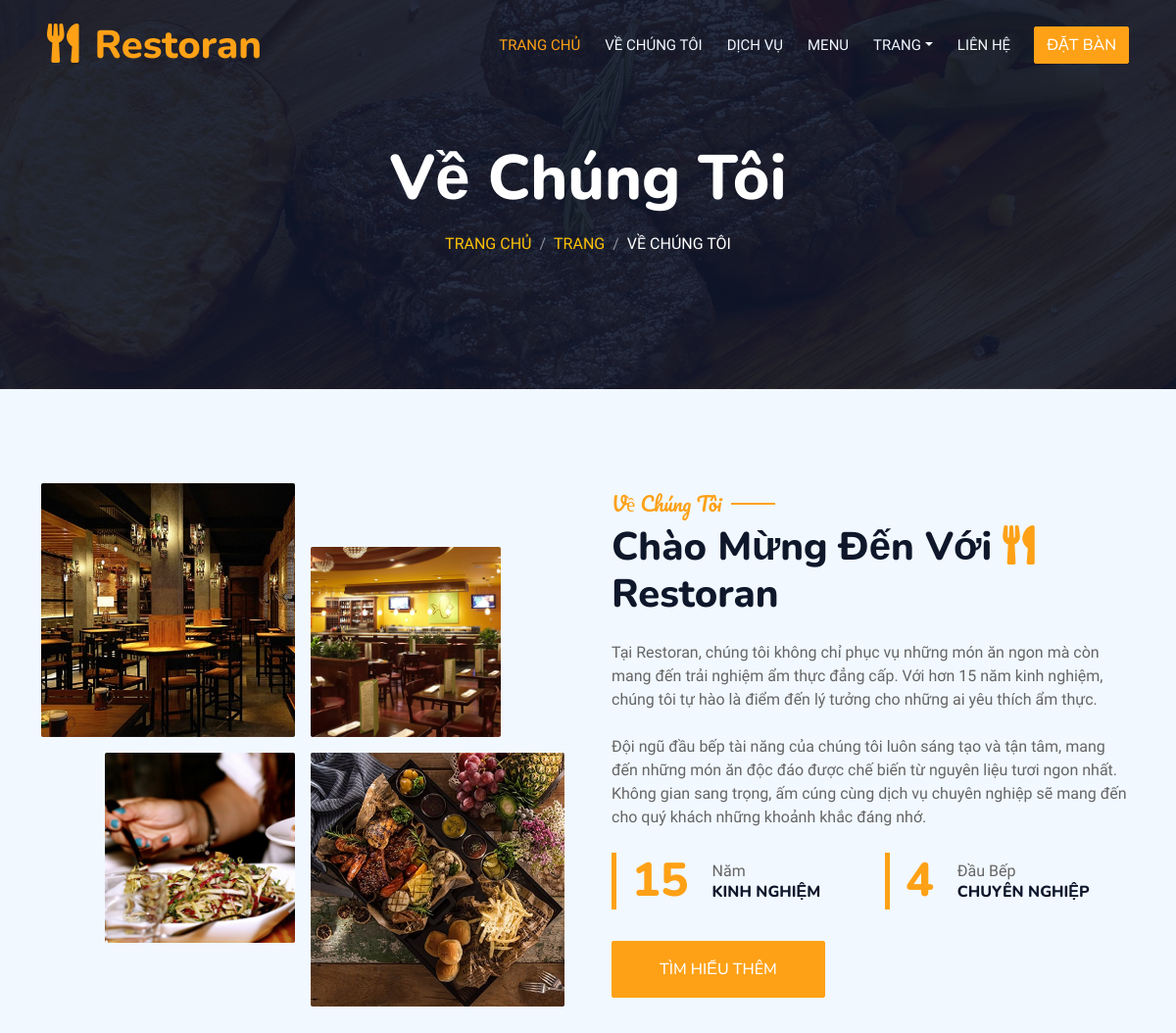
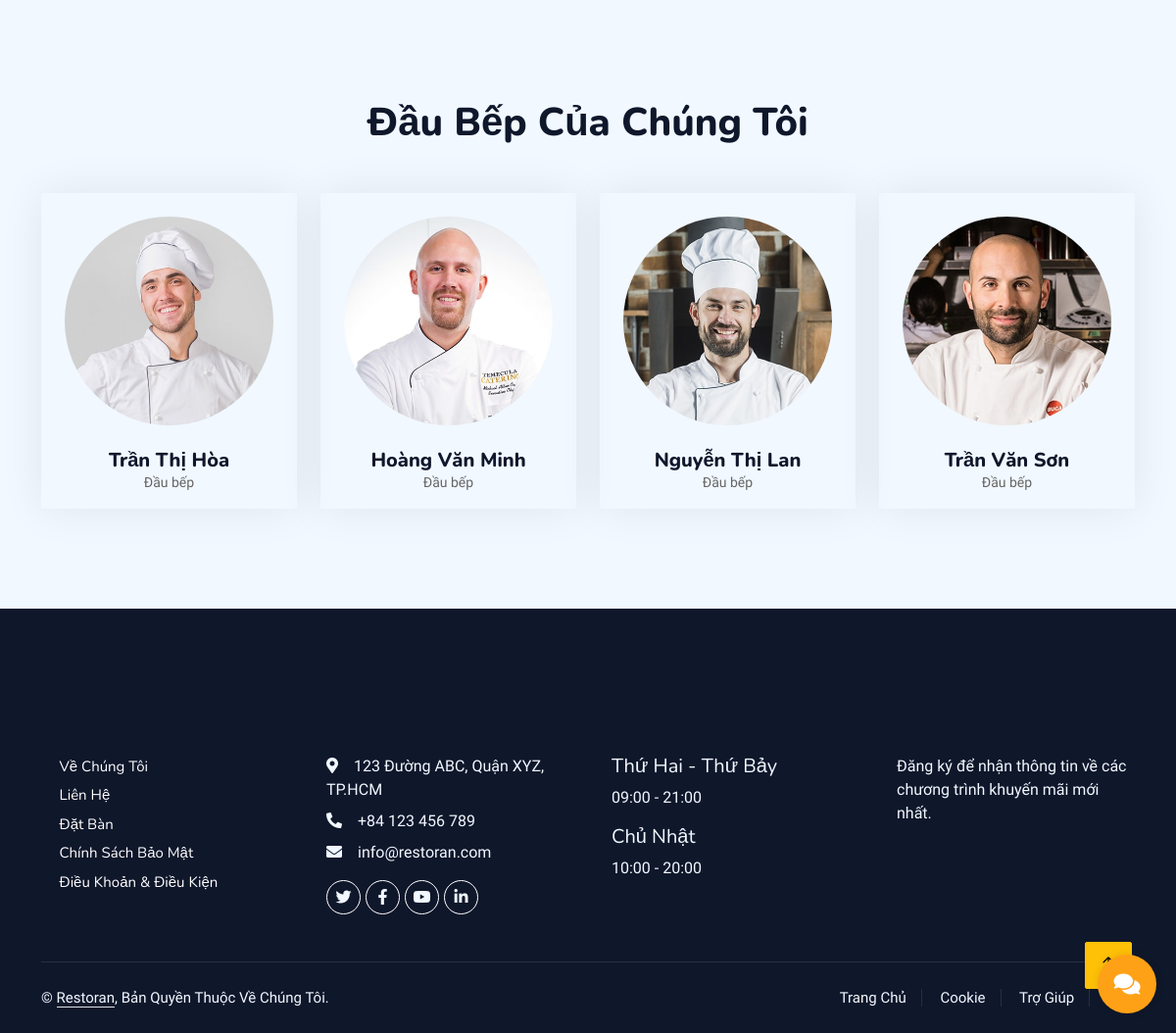
The app's page /index.php?page=about with its own data (2 pictures, top to bottom).
### tables this page shows
CREATE TABLE `nhanvien` (
  `idnv` int(11) NOT NULL,
  `HinhAnh` varchar(100) NOT NULL,
  `HoTen` varchar(100) DEFAULT NULL,
  `GioiTinh` varchar(100) NOT NULL,
  `ChucVu` varchar(50) DEFAULT NULL,
  `SoDienThoai` varchar(20) DEFAULT NULL,
  `Email` varchar(100) DEFAULT NULL,
  `password` varchar(100) NOT NULL,
  `DiaChi` varchar(100) DEFAULT NULL,
  `Luong` decimal(10,2) DEFAULT NULL,
  `idvaitro` int(11) NOT NULL
);

### page/about.php (the view, shortened to what this page needs)
<?php
$conn = mysqli_connect("localhost", "hceeab2b55_chung9atm", "Chung2002!", "hceeab2b55_restaurant");
if ($conn) {
    mysqli_set_charset($conn, "utf8");
}
?>
<!DOCTYPE html>
<html lang="vi">
<head>
</head>
<body>
    <div class="container-xxl bg-white p-0">
            <div class="container-xxl py-5 bg-dark hero-header mb-5">
                <div class="container text-center my-5 pt-5 pb-4">
                    <h1 class="display-3 text-white mb-3 animated slideInDown">Về Chúng Tôi</h1>
                    <nav aria-label="breadcrumb">
                        <ol class="breadcrumb justify-content-center text-uppercase">
                            <li class="breadcrumb-item"><a href="index.php?page=trangchu" class="text-warning">Trang Chủ</a></li>
                            <li class="breadcrumb-item"><a href="#" class="text-warning">Trang</a></li>
                            <li class="breadcrumb-item text-white active" aria-current="page">Về Chúng Tôi</li>
                        </ol>
                    </nav>
                </div>
            </div>
        </div>
        <div class="container-xxl py-5">
            <div class="container">
                <div class="row g-5 align-items-center">
                    <div class="col-lg-6">
                        <div class="row g-3">
                            <div class="col-6 text-start">
                                <img class="img-fluid rounded w-100 wow zoomIn" data-wow-delay="0.1s" src="img/about-1.jpg" alt="Nhà hàng">
                            </div>
                            <div class="col-6 text-start">
                                <img class="img-fluid rounded w-75 wow zoomIn" data-wow-delay="0.3s" src="img/about-2.jpg" style="margin-top: 25%;" alt="Món ăn">
                            </div>
                            <div class="col-6 text-end">
                                <img class="img-fluid rounded w-75 wow zoomIn" data-wow-delay="0.5s" src="img/about-3.jpg" alt="Đầu bếp">
                            </div>
                            <div class="col-6 text-end">
                                <img class="img-fluid rounded w-100 wow zoomIn" data-wow-delay="0.7s" src="img/about-4.jpg" alt="Không gian">
                            </div>
                        </div>
                    </div>
                    <div class="col-lg-6">
                        <h5 class="section-title ff-secondary text-start text-primary fw-normal">Về Chúng Tôi</h5>
                        <h1 class="mb-4">Chào Mừng Đến Với <i class="fa fa-utensils text-primary me-2"></i>Restoran</h1>
                        <p class="mb-4">Tại Restoran, chúng tôi không chỉ phục vụ những món ăn ngon mà còn mang đến trải nghiệm ẩm thực đẳng cấp. Với hơn 15 năm kinh nghiệm, chúng tôi tự hào là điểm đến lý tưởng cho những ai yêu thích ẩm thực.</p>
                        <p class="mb-4">Đội ngũ đầu bếp tài năng của chúng tôi luôn sáng tạo và tận tâm, mang đến những món ăn độc đáo được chế biến từ nguyên liệu tươi ngon nhất. Không gian sang trọng, ấm cúng cùng dịch vụ chuyên nghiệp sẽ mang đến cho quý khách những khoảnh khắc đáng nhớ.</p>
                        <div class="row g-4 mb-4">
                            <?php
                            if ($conn) {
                                $sql = "SELECT COUNT(*) as total FROM nhanvien WHERE ChucVu = 'Đầu bếp'";
                                $result = mysqli_query($conn, $sql);
                                $row = mysqli_fetch_assoc($result);
                                $totalChefs = $row['total'];
                            ?>
                            <div class="col-sm-6">
                                <div class="d-flex align-items-center border-start border-5 border-primary px-3">
                                    <h1 class="flex-shrink-0 display-5 text-primary mb-0" data-toggle="counter-up">15</h1>
                                    <div class="ps-4">
                                        <p class="mb-0">Năm</p>
                                        <h6 class="text-uppercase mb-0">Kinh Nghiệm</h6>
                                    </div>
                                </div>
                            </div>
                            <div class="col-sm-6">
                                <div class="d-flex align-items-center border-start border-5 border-primary px-3">
                                    <h1 class="flex-shrink-0 display-5 text-primary mb-0" data-toggle="counter-up"><?php echo $totalChefs; ?></h1>
                                    <div class="ps-4">
                                        <p class="mb-0">Đầu Bếp</p>
                                        <h6 class="text-uppercase mb-0">Chuyên Nghiệp</h6>
                                    </div>
                                </div>
                            </div>
                            <?php
                            }
                            ?>
                        </div>
                        <a class="btn btn-primary py-3 px-5 mt-2" href="">Tìm Hiểu Thêm</a>
                    </div>
                </div>
            </div>
        </div>
        <div class="container-xxl pt-5 pb-3">
            <div class="container">
                <div class="text-center wow fadeInUp" data-wow-delay="0.1s">
                    <h5 class="section-title ff-secondary text-center text-primary fw-normal">Đội Ngũ</h5>
                    <h1 class="mb-5">Đầu Bếp Của Chúng Tôi</h1>
                </div>
                <div class="row g-4">
                    <?php
                    if ($conn) {
                        $sql = "SELECT * FROM nhanvien WHERE ChucVu = 'Đầu bếp'";
                        $result = mysqli_query($conn, $sql);
                        while ($row = mysqli_fetch_assoc($result)) {
                            ?>
                            <div class="col-lg-3 col-md-6 wow fadeInUp" data-wow-delay="0.1s">
                                <div class="team-item text-center rounded overflow-hidden">
                                    <div class="rounded-circle overflow-hidden m-4">
                                        <img class="img-fluid" src="img/<?php echo $row['HinhAnh']; ?>" alt="<?php echo $row['HoTen']; ?>">
                                    </div>
                                    <h5 class="mb-0"><?php echo $row['HoTen']; ?></h5>
                                    <small><?php echo $row['ChucVu']; ?></small>
                                </div>
                            </div>
                            <?php
                        }
                    }
                    ?>
                </div>
            </div>
        </div>
</body>
</html>

### records on screen
nhanvien: HinhAnh (picture), HoTen "Trần Thị Hòa", ChucVu "Đầu bếp"
nhanvien: HinhAnh (picture), HoTen "Hoàng Văn Minh", ChucVu "Đầu bếp"
nhanvien: HinhAnh (picture), HoTen "Nguyễn Thị Lan", ChucVu "Đầu bếp"
nhanvien: HinhAnh (picture), HoTen "Trần Văn Sơn", ChucVu "Đầu bếp"

### other values on screen
$totalChefs "4"
